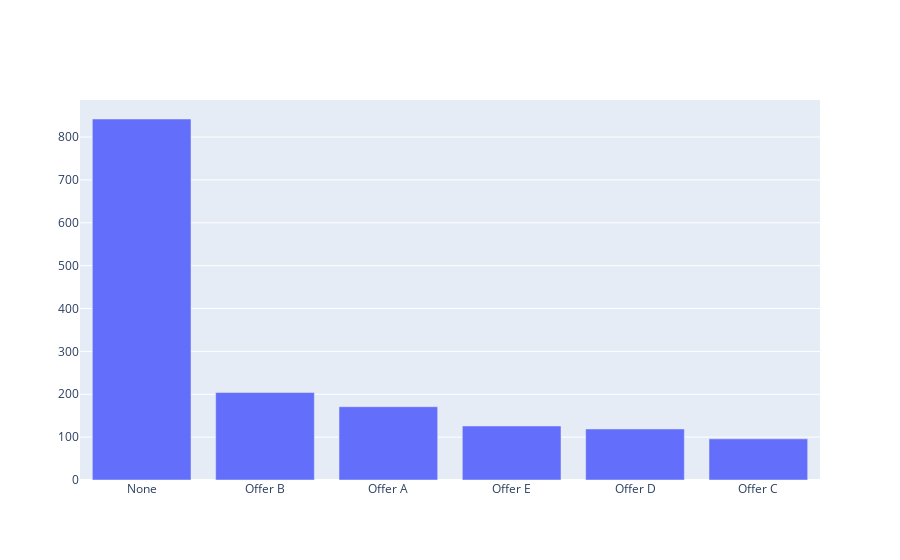

Notebook cell for this chart:
### Code cell
fig = go.Figure([go.Bar(x= df1_off.index, y=df1_off.values)])
fig.show()

### Figure 1 — Plotly figure (JSON) as saved in the notebook; plotly's stock layout.template omitted (floating-point values rounded to 4 significant figures)
{"data": [{"type": "bar", "x": ["None", "Offer B", "Offer A", "Offer E", "Offer D", "Offer C"], "y": [842, 204, 171, 126, 119, 96]}], "layout": {}}
